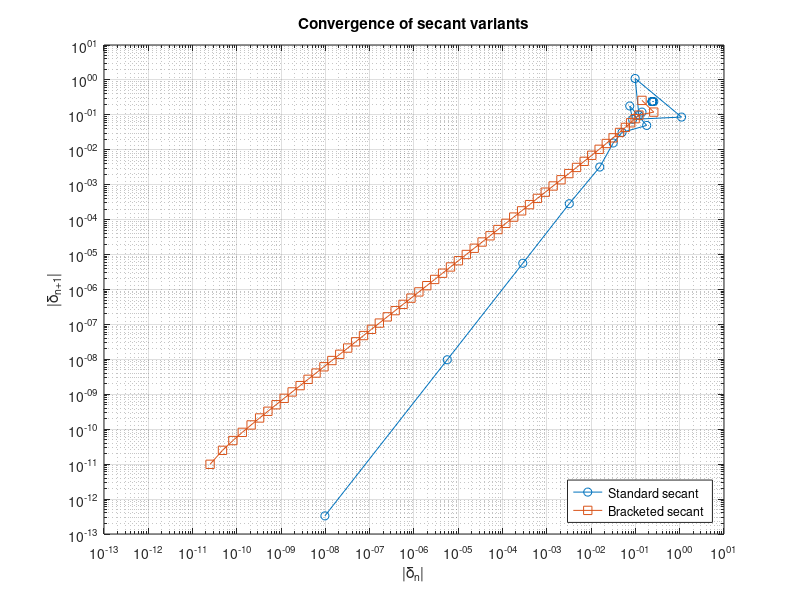

This figure's MATLAB source:
% 5.1 secant method

%part a

clc ; clearvars;

function [x_estimated, x_hist]= secant_method_simple(f, x0, x1 , tol)
    
    % default tolerence if the user do not provide
    if nargin < 4
        tol = 1e-6; % Set default tolerance
    end
    
    x_hist = [x0, x1];   % Initialize history of estimates

    while abs(x1-x0) > tol
        f0 = f(x0);
        f1 = f(x1);

        x_temp = x1 - f1 * (x1 - x0) / (f1 - f0); % Update x using the secant formula
        x0 = x1;        % Shift x0 to x1
        x1 = x_temp; % Update x1 to the new estimate

        x_hist(end+1,1) = x1;   % append to history
    end
    
    x_estimated = x1;
end

%=========================================================================

function [x2, x_hist1] = secant_method_bisection(f, x0, x1 , tol)
    
    % default tolerence if the user do not provide
    if nargin < 4
        tol = 1e-6;         % Set default tolerance
    end

    fx0 = f(x0);
    fx1 = f(x1);

    % must bracket otherwise does not go further!
    if fx0 * fx1 > 0
        error('Interval does not bracket the root');
    end

    x_hist1 = [x0; x1];

    for i = 1:100
        % Secant estimate
        x2 = x1 - fx1 * (x1 - x0) / (fx1 - fx0);
        fx2 = f(x2);
        x_hist1(end+1,1) = x2;
    
        % Check stopping criteria
        if abs(fx2) < tol || abs(x1 - x0) < tol
            return
        end

        % checking for biesectral part to see where to exactly find that
        if fx0 * fx2 <= 0
            x1  = x2;
            fx1 = fx2;
        else
            x0  = x2;
            fx0 = fx2;
        end

     end
end



beta = 0.17;
f = @(m) tanh(6 * beta * m) - m;

% run the methods
[m_std, x_hist_std] = secant_method_simple(   f, 0.1, 0.5, 1e-12);
[m_br , x_hist_br ] = secant_method_bisection(f, 0.1, 0.5, 1e-12);

% errors δ_n ≈ x_n - x*  NOTE: m_std is a number while x_hist is an array
% but it is like deducting m_std from each elemnt of this array!
error_std = x_hist_std - m_std;
error_br  = x_hist_br  - m_br;

% use absolute errors and skip the first few non-asymptotic points. (AI is being used to get help for this part)
k0 = 1;  % you can tweak this
d_std_n   = abs(error_std(k0:end-1));
d_std_np1 = abs(error_std(k0+1:end)); %The same vector shifted by one position
d_br_n    = abs(error_br(k0:end-1));
d_br_np1  = abs(error_br(k0+1:end));  %The same vector shifted by one position

% Explained: Early iterates are not in the asymptotic convergence regime.
% The error might go up/down unpredictably before the method “locks in” to its true convergence behavior.
% So we discard the first few δ values.


% Basically the x axis is δn and y axis its corresponding δn+1,
% AI is used partially to draw the graph and naming it
figure;
loglog(d_std_n, d_std_np1, 'o-'); hold on;
loglog(d_br_n , d_br_np1 , 's-');
grid on;
xlabel('|δ_n|');
ylabel('|δ_{n+1}|');
legend('Standard secant','Bracketed secant','Location','SouthEast');
title('Convergence of secant variants');
